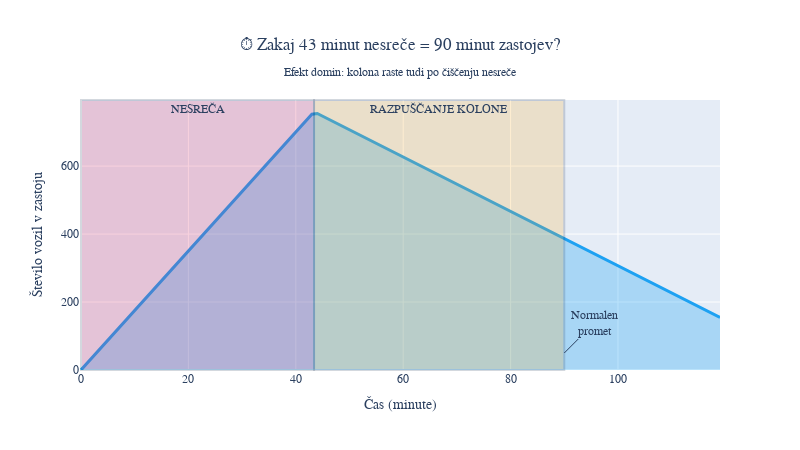

Notebook code for this chart:
### Markdown cell above
## 3. Efekt domin: Kako se zastoji širijo 🚗🚗🚗

### Code cell
# Vizualizacija širjenja zastoja - TWITTER VIZUALIZACIJA 3
def izracunaj_zastoj(cas_ciscenja, prihodi=1500):
    """Izračun razvoja kolone"""
    zmanjsanje_kapacitete = 0.7
    hitrost_rasti = prihodi * zmanjsanje_kapacitete / 60  # vozil/minuto
    max_kolona = hitrost_rasti * cas_ciscenja
    cas_razpustitve = max_kolona / 8  # minut
    return {
        'max_kolona': max_kolona,
        'cas_razpustitve': cas_razpustitve,
        'skupen_vpliv': cas_ciscenja + cas_razpustitve
    }

# Časovni potek zastoja
cas_nesrece = 43.4  # povprečje
minute = np.arange(0, 120, 1)
kolona = []

for t in minute:
    if t <= cas_nesrece:
        # Kolona raste
        vozila = 17.5 * t  # 1500 * 0.7 / 60
    else:
        # Kolona se razpušča
        max_kol = 17.5 * cas_nesrece
        preostalo = max(0, max_kol - 8 * (t - cas_nesrece))
        vozila = preostalo
    kolona.append(vozila)

# Graf za Twitter
fig = go.Figure()

# Dodaj območje nesreče
fig.add_vrect(x0=0, x1=cas_nesrece, 
             fillcolor=TWITTER_COLORS['danger'], opacity=0.2,
             annotation_text="NESREČA", annotation_position="top")

# Dodaj območje čiščenja
fig.add_vrect(x0=cas_nesrece, x1=90,
             fillcolor=TWITTER_COLORS['warning'], opacity=0.2,
             annotation_text="RAZPUŠČANJE KOLONE", annotation_position="top")

# Glavna linija
fig.add_trace(go.Scatter(
    x=minute, y=kolona,
    mode='lines',
    fill='tozeroy',
    line=dict(color=TWITTER_COLORS['primary'], width=3),
    fillcolor='rgba(29, 161, 242, 0.3)',
    name='Število vozil v koloni'
))

fig.update_layout(
    title={
        'text': '⏱️ Zakaj 43 minut nesreče = 90 minut zastojev?<br><sub>Efekt domin: kolona raste tudi po čiščenju nesreče</sub>',
        'x': 0.5,
        'xanchor': 'center'
    },
    xaxis_title="Čas (minute)",
    yaxis_title="Število vozil v zastoju",
    font=dict(family="Arial, sans-serif", size=12),
    height=450,
    width=800,
    showlegend=False,
    annotations=[
        dict(x=21, y=400, text="Kolona<br>RASTE", showarrow=False, font_size=14),
        dict(x=65, y=400, text="Kolona se<br>RAZPUŠČA", showarrow=False, font_size=14),
        dict(x=90, y=50, text="Normalen<br>promet", showarrow=True, ax=30, ay=-30)
    ]
)

fig.show()

print("\n📱 PRIMERNO ZA TWITTER: Efekt domin")
print("💬 Predlog besedila:")
print("\"Matematika zastojev: 43 minut nesreče = 90 minut motenj v prometu!")
print("Vsaka minuta hitrejšega ukrepanja prihrani 2-3 minute zastoja. #PrometnaMatematika\"")

### Figure 1 — Plotly figure (JSON) as saved in the notebook; plotly's stock layout.template omitted (floating-point values rounded to 4 significant figures)
{"data": [{"fill": "tozeroy", "fillcolor": "rgba(29, 161, 242, 0.3)", "line": {"color": "#1DA1F2", "width": 3}, "mode": "lines", "name": "Število vozil v koloni", "type": "scatter", "x": [0, 1, 2, 3, 4, 5, 6, 7, 8, 9, 10, 11, 12, 13, 14, 15, 16, 17, 18, 19, 20, 21, 22, 23, 24, 25, 26, 27, 28, 29, 30, 31, 32, 33, 34, 35, 36, 37, 38, 39, 40, 41, 42, 43, 44, 45, 46, 47, 48, 49, 50, 51, 52, 53, 54, 55, 56, 57, 58, 59, 60, 61, 62, 63, 64, 65, 66, 67, 68, 69, 70, 71, 72, 73, 74, 75, 76, 77, 78, 79, 80, 81, 82, 83, 84, 85, 86, 87, 88, 89, 90, 91, 92, 93, 94, 95, 96, 97, 98, 99, 100, 101, 102, 103, 104, 105, 106, 107, 108, 109, 110, 111, 112, 113, 114, 115, 116, 117, 118, 119], "y": [0, 17.5, 35, 52.5, 70, 87.5, 105, 122.5, 140, 157.5, 175, 192.5, 210, 227.5, 245, 262.5, 280, 297.5, 315, 332.5, 350, 367.5, 385, 402.5, 420, 437.5, 455, 472.5, 490, 507.5, 525, 542.5, 560, 577.5, 595, 612.5, 630, 647.5, 665, 682.5, 700, 717.5, 735, 752.5, 754.7, 746.7, 738.7, 730.7, 722.7, 714.7, 706.7, 698.7, 690.7, 682.7, 674.7, 666.7, 658.7, 650.7, 642.7, 634.7, 626.7, 618.7, 610.7, 602.7, 594.7, 586.7, 578.7, 570.7, 562.7, 554.7, 546.7, 538.7, 530.7, 522.7, 514.7, 506.7, 498.7, 490.7, 482.7, 474.7, 466.7, 458.7, 450.7, 442.7, 434.7, 426.7, 418.7, 410.7, 402.7, 394.7, 386.7, 378.7, 370.7, 362.7, 354.7, 346.7, 338.7, 330.7, 322.7, 314.7, 306.7, 298.7, 290.7, 282.7, 274.7, 266.7, 258.7, 250.7, 242.7, 234.7, 226.7, 218.7, 210.7, 202.7, 194.7, 186.7, 178.7, 170.7, 162.7, 154.7]}], "layout": {"annotations": [{"showarrow": false, "text": "NESREČA", "x": 21.7, "xanchor": "center", "xref": "x", "y": 1, "yanchor": "top", "yref": "y domain"}, {"showarrow": false, "text": "RAZPUŠČANJE KOLONE", "x": 66.7, "xanchor": "center", "xref": "x", "y": 1, "yanchor": "top", "yref": "y domain"}, {"ax": 30, "ay": -30, "showarrow": true, "text": "Normalen<br>promet", "x": 90, "y": 50}], "font": {"family": "Arial, sans-serif", "size": 12}, "height": 450, "shapes": [{"fillcolor": "#E1245E", "opacity": 0.2, "type": "rect", "x0": 0, "x1": 43.4, "xref": "x", "y0": 0, "y1": 1, "yref": "y domain"}, {"fillcolor": "#FFAD1F", "opacity": 0.2, "type": "rect", "x0": 43.4, "x1": 90, "xref": "x", "y0": 0, "y1": 1, "yref": "y domain"}], "showlegend": false, "title": {"text": "⏱️ Zakaj 43 minut nesreče = 90 minut zastojev?<br><sub>Efekt domin: kolona raste tudi po čiščenju nesreče</sub>", "x": 0.5, "xanchor": "center"}, "width": 800, "xaxis": {"title": {"text": "Čas (minute)"}}, "yaxis": {"title": {"text": "Število vozil v zastoju"}}}}
